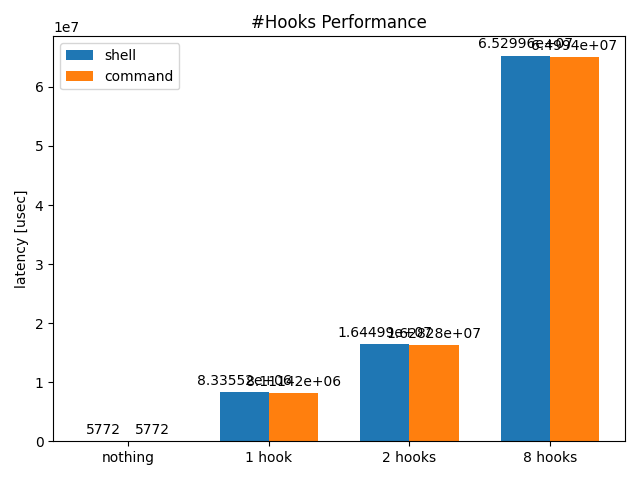

Source code (Python):
#!/usr/bin/env python3
import numpy as np
import matplotlib.pyplot as plt

labels = ['nothing', '1 hook', '2 hooks', '8 hooks']
shell_means   = [5772, 8335522, 16449901, 65299620]
command_means = [5772, 8111420, 16282779, 64994027]

x = np.arange(len(labels))
width = 0.35
fig, ax = plt.subplots()
rects1 = ax.bar(x - width/2, shell_means, width, label='shell')
rects2 = ax.bar(x + width/2, command_means, width, label='command')

ax.set_ylabel('latency [usec]')
ax.set_xticks(x, labels)
ax.set_title('#Hooks Performance')
ax.legend()

ax.bar_label(rects1, padding=3)
ax.bar_label(rects2, padding=3)
fig.tight_layout()
plt.savefig("n_hook_performance.png")
